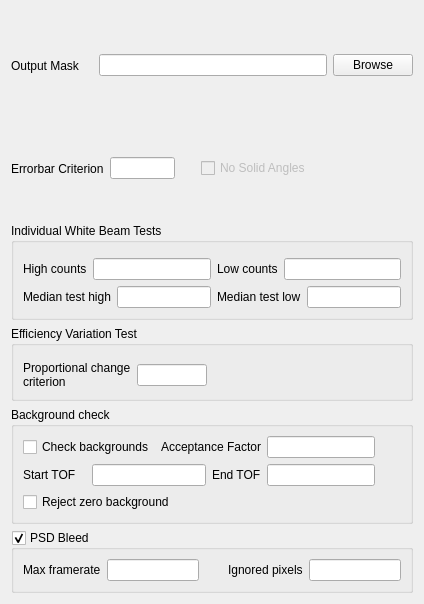
<?xml version="1.0" encoding="UTF-8"?>
<ui version="4.0">
 <class>MWDiag</class>
 <widget class="QWidget" name="MWDiag">
  <property name="geometry">
   <rect>
    <x>0</x>
    <y>0</y>
    <width>424</width>
    <height>604</height>
   </rect>
  </property>
  <property name="windowTitle">
   <string>Form</string>
  </property>
  <property name="styleSheet">
   <string notr="true"/>
  </property>
  <layout class="QVBoxLayout" name="verticalLayout_3">
   <item>
    <layout class="QHBoxLayout" name="horizontalLayout">
     <item>
      <widget class="MantidQt::API::MWRunFiles" name="maskFileFinder">
       <property name="toolTip">
        <string>A file containing a list of spectra numbers which we aleady know should be masked</string>
       </property>
       <property name="findRunFiles" stdset="0">
        <bool>false</bool>
       </property>
       <property name="label" stdset="0">
        <string>Hard Mask</string>
       </property>
       <property name="optional" stdset="0">
        <bool>true</bool>
       </property>
      </widget>
     </item>
    </layout>
   </item>
   <item>
    <layout class="QHBoxLayout" name="horizontalLayout_2">
     <item>
      <widget class="QLabel" name="lbOFile">
       <property name="sizePolicy">
        <sizepolicy hsizetype="Maximum" vsizetype="Expanding">
         <horstretch>0</horstretch>
         <verstretch>0</verstretch>
        </sizepolicy>
       </property>
       <property name="maximumSize">
        <size>
         <width>16777215</width>
         <height>16777215</height>
        </size>
       </property>
       <property name="text">
        <string>Output Mask    </string>
       </property>
      </widget>
     </item>
     <item>
      <widget class="QLineEdit" name="leOFile"/>
     </item>
     <item>
      <widget class="QPushButton" name="pbOFile">
       <property name="text">
        <string>Browse</string>
       </property>
      </widget>
     </item>
    </layout>
   </item>
   <item>
    <layout class="QHBoxLayout" name="horizontalLayout_3">
     <item>
      <widget class="QLabel" name="lbSignificance">
       <property name="sizePolicy">
        <sizepolicy hsizetype="Maximum" vsizetype="Expanding">
         <horstretch>0</horstretch>
         <verstretch>0</verstretch>
        </sizepolicy>
       </property>
       <property name="maximumSize">
        <size>
         <width>16777215</width>
         <height>16777215</height>
        </size>
       </property>
       <property name="text">
        <string>Errorbar Criterion</string>
       </property>
       <property name="wordWrap">
        <bool>true</bool>
       </property>
      </widget>
     </item>
     <item>
      <widget class="QLineEdit" name="leSignificance">
       <property name="sizePolicy">
        <sizepolicy hsizetype="Maximum" vsizetype="Fixed">
         <horstretch>63</horstretch>
         <verstretch>0</verstretch>
        </sizepolicy>
       </property>
       <property name="maximumSize">
        <size>
         <width>65</width>
         <height>16777215</height>
        </size>
       </property>
      </widget>
     </item>
     <item>
      <spacer name="horizontalSpacer_15">
       <property name="orientation">
        <enum>Qt::Horizontal</enum>
       </property>
       <property name="sizeType">
        <enum>QSizePolicy::Fixed</enum>
       </property>
       <property name="sizeHint" stdset="0">
        <size>
         <width>20</width>
         <height>20</height>
        </size>
       </property>
      </spacer>
     </item>
     <item>
      <widget class="QCheckBox" name="ckAngles">
       <property name="enabled">
        <bool>false</bool>
       </property>
       <property name="text">
        <string>No Solid Angles</string>
       </property>
      </widget>
     </item>
     <item>
      <spacer name="horizontalSpacer_2">
       <property name="orientation">
        <enum>Qt::Horizontal</enum>
       </property>
       <property name="sizeHint" stdset="0">
        <size>
         <width>40</width>
         <height>20</height>
        </size>
       </property>
      </spacer>
     </item>
    </layout>
   </item>
   <item>
    <widget class="QGroupBox" name="gbIndividual">
     <property name="title">
      <string>Individual White Beam Tests</string>
     </property>
     <layout class="QVBoxLayout" name="verticalLayout">
      <item>
       <widget class="MantidQt::API::MWRunFiles" name="white_file">
        <property name="label" stdset="0">
         <string>Detector Van 1</string>
        </property>
        <property name="multipleFiles" stdset="0">
         <bool>false</bool>
        </property>
        <property name="optional" stdset="0">
         <bool>true</bool>
        </property>
       </widget>
      </item>
      <item>
       <layout class="QHBoxLayout" name="horizontalLayout_5">
        <item>
         <widget class="QLabel" name="lbHighAbs">
          <property name="text">
           <string>High counts</string>
          </property>
         </widget>
        </item>
        <item>
         <widget class="QLineEdit" name="leHighAbs"/>
        </item>
        <item>
         <widget class="QLabel" name="lbLowAbs">
          <property name="text">
           <string>Low counts</string>
          </property>
         </widget>
        </item>
        <item>
         <widget class="QLineEdit" name="leLowAbs"/>
        </item>
       </layout>
      </item>
      <item>
       <layout class="QHBoxLayout" name="horizontalLayout_6">
        <item>
         <widget class="QLabel" name="lbHighMed">
          <property name="text">
           <string>Median test high</string>
          </property>
         </widget>
        </item>
        <item>
         <widget class="QLineEdit" name="leHighMed"/>
        </item>
        <item>
         <widget class="QLabel" name="lbLowMed">
          <property name="text">
           <string>Median test low</string>
          </property>
         </widget>
        </item>
        <item>
         <widget class="QLineEdit" name="leLowMed"/>
        </item>
       </layout>
      </item>
     </layout>
    </widget>
   </item>
   <item>
    <widget class="QGroupBox" name="gbVariation">
     <property name="title">
      <string>Efficiency Variation Test</string>
     </property>
     <layout class="QVBoxLayout" name="verticalLayout_2">
      <item>
       <widget class="MantidQt::API::MWRunFiles" name="white_file_2">
        <property name="label" stdset="0">
         <string>Detector Van 2</string>
        </property>
        <property name="multipleFiles" stdset="0">
         <bool>false</bool>
        </property>
        <property name="optional" stdset="0">
         <bool>true</bool>
        </property>
       </widget>
      </item>
      <item>
       <layout class="QHBoxLayout" name="horizontalLayout_4">
        <item>
         <widget class="QLabel" name="lbVariation">
          <property name="text">
           <string>Proportional change criterion</string>
          </property>
          <property name="wordWrap">
           <bool>true</bool>
          </property>
         </widget>
        </item>
        <item>
         <widget class="QLineEdit" name="leVariation">
          <property name="sizePolicy">
           <sizepolicy hsizetype="MinimumExpanding" vsizetype="Fixed">
            <horstretch>0</horstretch>
            <verstretch>0</verstretch>
           </sizepolicy>
          </property>
          <property name="minimumSize">
           <size>
            <width>0</width>
            <height>0</height>
           </size>
          </property>
          <property name="maximumSize">
           <size>
            <width>70</width>
            <height>16777215</height>
           </size>
          </property>
         </widget>
        </item>
        <item>
         <spacer name="horizontalSpacer">
          <property name="orientation">
           <enum>Qt::Horizontal</enum>
          </property>
          <property name="sizeHint" stdset="0">
           <size>
            <width>40</width>
            <height>20</height>
           </size>
          </property>
         </spacer>
        </item>
       </layout>
      </item>
     </layout>
    </widget>
   </item>
   <item>
    <widget class="QGroupBox" name="gbBackTest">
     <property name="title">
      <string>Background check</string>
     </property>
     <layout class="QGridLayout" name="gridLayout">
      <item row="0" column="0" colspan="2">
       <widget class="QCheckBox" name="ckDoBack">
        <property name="text">
         <string>Check backgrounds</string>
        </property>
       </widget>
      </item>
      <item row="0" column="2" colspan="2">
       <widget class="QLabel" name="lbAcceptance">
        <property name="text">
         <string>Acceptance Factor</string>
        </property>
       </widget>
      </item>
      <item row="0" column="4">
       <widget class="QLineEdit" name="leAcceptance"/>
      </item>
      <item row="0" column="5">
       <widget class="QLabel" name="validator_label_3">
        <property name="minimumSize">
         <size>
          <width>20</width>
          <height>20</height>
         </size>
        </property>
        <property name="text">
         <string/>
        </property>
       </widget>
      </item>
      <item row="1" column="0">
       <widget class="QLabel" name="lbStartTime">
        <property name="text">
         <string>Start TOF</string>
        </property>
       </widget>
      </item>
      <item row="1" column="1" colspan="2">
       <widget class="QLineEdit" name="leStartTime"/>
      </item>
      <item row="1" column="3">
       <widget class="QLabel" name="lbEndTime">
        <property name="text">
         <string>End TOF</string>
        </property>
       </widget>
      </item>
      <item row="1" column="4">
       <widget class="QLineEdit" name="leEndTime"/>
      </item>
      <item row="2" column="0" colspan="3">
       <widget class="QCheckBox" name="ckZeroCounts">
        <property name="text">
         <string>Reject zero background</string>
        </property>
       </widget>
      </item>
     </layout>
    </widget>
   </item>
   <item>
    <widget class="QGroupBox" name="bleed_group">
     <property name="title">
      <string>PSD Bleed</string>
     </property>
     <property name="checkable">
      <bool>true</bool>
     </property>
     <layout class="QGridLayout" name="gridLayout_2">
      <item row="0" column="0">
       <widget class="QLabel" name="label">
        <property name="toolTip">
         <string>Set the maximum allowed rate per frame for a tube</string>
        </property>
        <property name="text">
         <string>Max framerate</string>
        </property>
       </widget>
      </item>
      <item row="0" column="1">
       <widget class="QLineEdit" name="bleed_maxrate">
        <property name="toolTip">
         <string>Set the maximum allowed rate per frame for a tube</string>
        </property>
       </widget>
      </item>
      <item row="0" column="3">
       <widget class="QLabel" name="label_2">
        <property name="toolTip">
         <string>Set the number of central pixels to ignore within a tube</string>
        </property>
        <property name="text">
         <string>Ignored pixels</string>
        </property>
       </widget>
      </item>
      <item row="0" column="4">
       <widget class="QLineEdit" name="ignored_pixels">
        <property name="toolTip">
         <string>Set the number of central pixels to ignore within a tube</string>
        </property>
       </widget>
      </item>
      <item row="0" column="2">
       <spacer name="horizontalSpacer_3">
        <property name="orientation">
         <enum>Qt::Horizontal</enum>
        </property>
        <property name="sizeHint" stdset="0">
         <size>
          <width>40</width>
          <height>20</height>
         </size>
        </property>
       </spacer>
      </item>
     </layout>
    </widget>
   </item>
  </layout>
 </widget>
 <customwidgets>
  <customwidget>
   <class>MantidQt::API::MWRunFiles</class>
   <extends>QWidget</extends>
   <header>MantidUiWidgetsCore/MWRunFiles.h</header>
  </customwidget>
 </customwidgets>
 <resources/>
 <connections/>
</ui>
